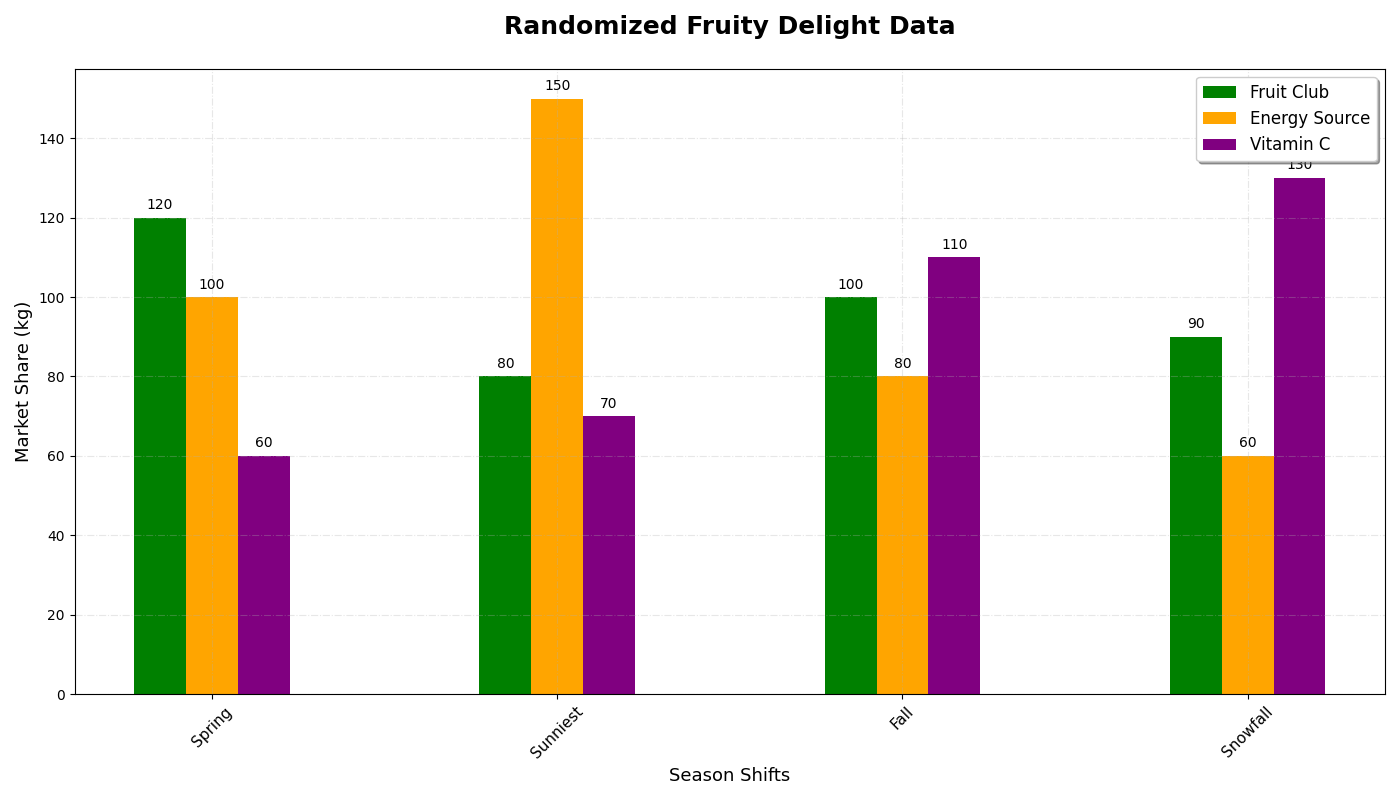

The Python source for this figure:
import matplotlib.pyplot as plt
import numpy as np

seasons = ['Spring', 'Sunniest', 'Fall', 'Snowfall']

apples = np.array([120, 80, 100, 90])
bananas = np.array([100, 150, 80, 60])
oranges = np.array([60, 70, 110, 130])

fig, ax = plt.subplots(figsize=(14, 8))

bar_width = 0.15

positions_apples = np.arange(len(seasons))
positions_bananas = positions_apples + bar_width
positions_oranges = positions_apples + 2 * bar_width

# Change bar colors and labels randomly
bars_apples = ax.bar(positions_apples, apples, bar_width, label='Fruit Club', color='green')
bars_bananas = ax.bar(positions_bananas, bananas, bar_width, label='Energy Source', color='orange')
bars_oranges = ax.bar(positions_oranges, oranges, bar_width, label='Vitamin C', color='purple')

# Change title style 
ax.set_title('Randomized Fruity Delight Data', fontsize=18, fontweight='bold', pad=25)
ax.set_xlabel('Season Shifts', fontsize=13)
ax.set_ylabel('Market Share (kg)', fontsize=13)

# Change x-ticks and labels style
ax.set_xticks(positions_apples + bar_width)
ax.set_xticklabels(seasons, fontsize=11, rotation=45)

# Change grid style
ax.grid(True, linestyle='-.', alpha=0.3)

# Move legend to a different location and change its style
ax.legend(loc='upper right', fontsize=12, frameon=True, shadow=True)

# Annotate the bars with heights
bars = [bars_apples, bars_bananas, bars_oranges]
for bar_set in bars:
    for bar in bar_set:
        height = bar.get_height()
        ax.annotate(f'{height}',
                    xy=(bar.get_x() + bar.get_width() / 2, height),
                    xytext=(0, 4),  # Slightly adjust text position
                    textcoords='offset points',
                    ha='center', va='bottom', fontsize=10, color='black')

plt.tight_layout()
plt.show()
